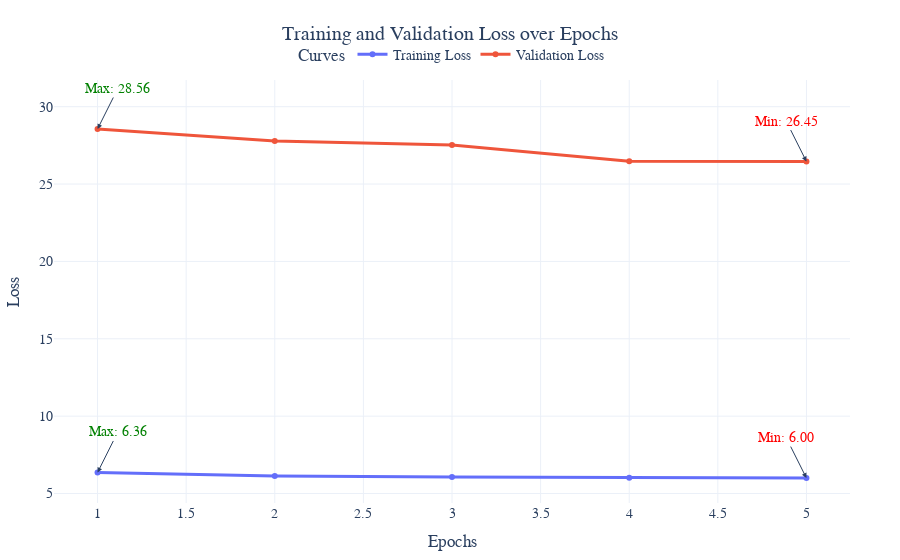

Notebook cell for this chart:
### Code cell
trainer = Trainer(
    model=model,
    config=TrainerConfig(
        criterion='masked_reconstruction',
        optimizer='adam',
        early_stopping_patience=2,
        learning_rate=1e-3,
        weight_decay=1e-5,
        save_weights_path="./models/bert_adult.pth",
        batch_size=128
    )
)
trainer.train(train_dataset, val_dataset, epochs=5, visualize=True)

### Figure 1 — Plotly figure (JSON) as saved in the notebook; plotly's stock layout.template omitted (floating-point values rounded to 4 significant figures)
{"data": [{"hovertemplate": "%{x}, %{y}<extra>Training Loss</extra>", "line": {"width": 3}, "marker": {"size": 6}, "mode": "lines+markers", "name": "Training Loss", "type": "scatter", "x": [1, 2, 3, 4, 5], "y": [6.359, 6.129, 6.064, 6.023, 5.995]}, {"hovertemplate": "%{x}, %{y}<extra>Validation Loss</extra>", "line": {"width": 3}, "marker": {"size": 6}, "mode": "lines+markers", "name": "Validation Loss", "type": "scatter", "x": [1, 2, 3, 4, 5], "y": [28.56, 27.79, 27.52, 26.48, 26.45]}], "layout": {"annotations": [{"arrowhead": 2, "ax": -20, "ay": -40, "font": {"color": "red"}, "showarrow": true, "text": "Min: 6.00", "x": 5, "y": 5.995}, {"arrowhead": 2, "ax": 20, "ay": -40, "font": {"color": "green"}, "showarrow": true, "text": "Max: 6.36", "x": 1, "y": 6.359}, {"arrowhead": 2, "ax": -20, "ay": -40, "font": {"color": "red"}, "showarrow": true, "text": "Min: 26.45", "x": 5, "y": 26.45}, {"arrowhead": 2, "ax": 20, "ay": -40, "font": {"color": "green"}, "showarrow": true, "text": "Max: 28.56", "x": 1, "y": 28.56}], "font": {"family": "Arial, sans-serif", "size": 14}, "legend": {"orientation": "h", "title": {"text": "Curves"}, "x": 0.5, "xanchor": "center", "y": 1.02, "yanchor": "bottom"}, "margin": {"b": 50, "l": 50, "r": 50, "t": 80}, "title": {"text": "Training and Validation Loss over Epochs", "x": 0.5, "xanchor": "center"}, "xaxis": {"title": {"text": "Epochs"}}, "yaxis": {"title": {"text": "Loss"}}}}
